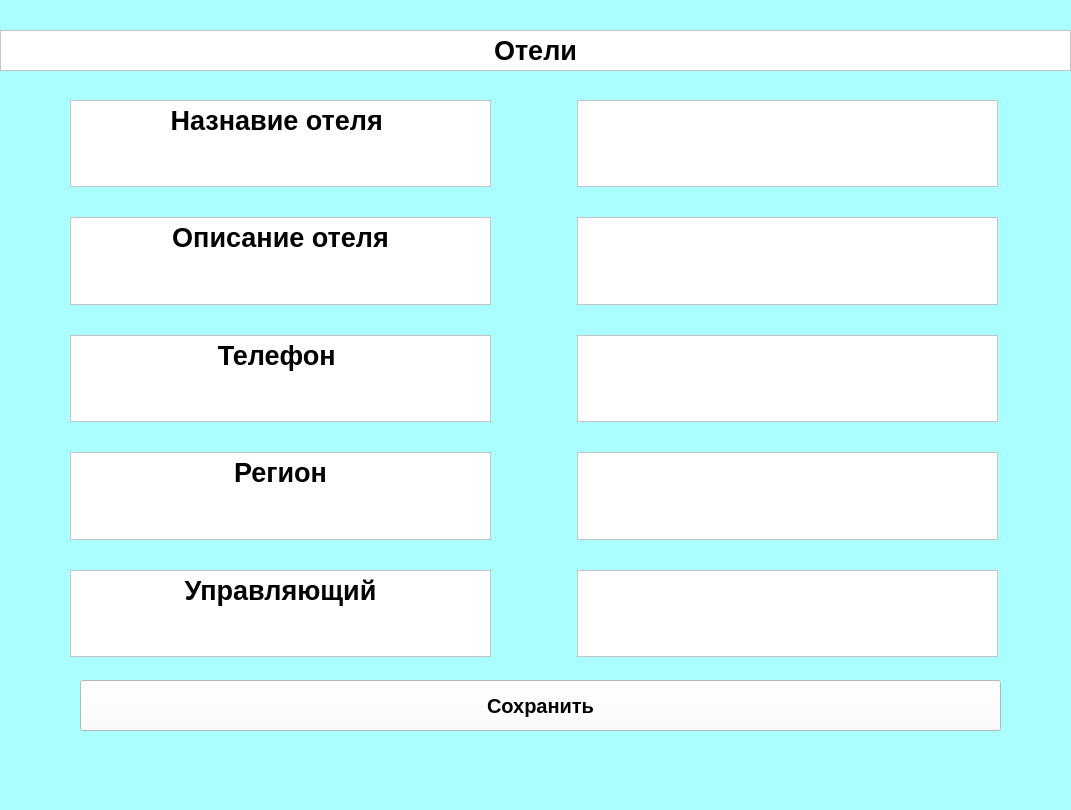
<?xml version="1.0" encoding="UTF-8"?>
<ui version="4.0">
 <class>MainWindow</class>
 <widget class="QMainWindow" name="MainWindow">
  <property name="geometry">
   <rect>
    <x>0</x>
    <y>0</y>
    <width>1071</width>
    <height>810</height>
   </rect>
  </property>
  <property name="windowTitle">
   <string>MainWindow</string>
  </property>
  <property name="styleSheet">
   <string notr="true">background-color: rgb(170, 255, 255)</string>
  </property>
  <widget class="QWidget" name="centralwidget">
   <widget class="QTextEdit" name="textEdit">
    <property name="geometry">
     <rect>
      <x>0</x>
      <y>30</y>
      <width>1071</width>
      <height>41</height>
     </rect>
    </property>
    <property name="styleSheet">
     <string notr="true">background-color: 
rgb(255, 255, 255)</string>
    </property>
    <property name="html">
     <string>&lt;!DOCTYPE HTML PUBLIC &quot;-//W3C//DTD HTML 4.0//EN&quot; &quot;http://www.w3.org/TR/REC-html40/strict.dtd&quot;&gt;
&lt;html&gt;&lt;head&gt;&lt;meta name=&quot;qrichtext&quot; content=&quot;1&quot; /&gt;&lt;style type=&quot;text/css&quot;&gt;
p, li { white-space: pre-wrap; }
&lt;/style&gt;&lt;/head&gt;&lt;body style=&quot; font-family:'MS Shell Dlg 2'; font-size:7.8pt; font-weight:400; font-style:normal;&quot;&gt;
&lt;p align=&quot;center&quot; style=&quot; margin-top:0px; margin-bottom:0px; margin-left:0px; margin-right:0px; -qt-block-indent:0; text-indent:0px;&quot;&gt;&lt;span style=&quot; font-size:20pt; font-weight:600;&quot;&gt;Отели&lt;/span&gt;&lt;/p&gt;&lt;/body&gt;&lt;/html&gt;</string>
    </property>
   </widget>
   <widget class="QPushButton" name="pushButton">
    <property name="geometry">
     <rect>
      <x>80</x>
      <y>680</y>
      <width>921</width>
      <height>51</height>
     </rect>
    </property>
    <property name="font">
     <font>
      <pointsize>15</pointsize>
      <weight>75</weight>
      <bold>true</bold>
     </font>
    </property>
    <property name="styleSheet">
     <string notr="true">background-color:rgb(255, 255, 255)</string>
    </property>
    <property name="text">
     <string>Сохранить</string>
    </property>
   </widget>
   <widget class="QWidget" name="layoutWidget">
    <property name="geometry">
     <rect>
      <x>70</x>
      <y>100</y>
      <width>421</width>
      <height>557</height>
     </rect>
    </property>
    <layout class="QVBoxLayout" name="verticalLayout">
     <property name="spacing">
      <number>30</number>
     </property>
     <item>
      <widget class="QTextEdit" name="textEdit_4">
       <property name="styleSheet">
        <string notr="true">background-color: rgb(255, 255, 255)</string>
       </property>
       <property name="html">
        <string>&lt;!DOCTYPE HTML PUBLIC &quot;-//W3C//DTD HTML 4.0//EN&quot; &quot;http://www.w3.org/TR/REC-html40/strict.dtd&quot;&gt;
&lt;html&gt;&lt;head&gt;&lt;meta name=&quot;qrichtext&quot; content=&quot;1&quot; /&gt;&lt;style type=&quot;text/css&quot;&gt;
p, li { white-space: pre-wrap; }
&lt;/style&gt;&lt;/head&gt;&lt;body style=&quot; font-family:'MS Shell Dlg 2'; font-size:7.8pt; font-weight:400; font-style:normal;&quot;&gt;
&lt;p align=&quot;center&quot; style=&quot; margin-top:0px; margin-bottom:0px; margin-left:0px; margin-right:0px; -qt-block-indent:0; text-indent:0px;&quot;&gt;&lt;span style=&quot; font-size:20pt; font-weight:600;&quot;&gt;Назнавие отеля &lt;/span&gt;&lt;/p&gt;&lt;/body&gt;&lt;/html&gt;</string>
       </property>
      </widget>
     </item>
     <item>
      <widget class="QTextEdit" name="textEdit_2">
       <property name="styleSheet">
        <string notr="true">background-color: rgb(255, 255, 255)</string>
       </property>
       <property name="html">
        <string>&lt;!DOCTYPE HTML PUBLIC &quot;-//W3C//DTD HTML 4.0//EN&quot; &quot;http://www.w3.org/TR/REC-html40/strict.dtd&quot;&gt;
&lt;html&gt;&lt;head&gt;&lt;meta name=&quot;qrichtext&quot; content=&quot;1&quot; /&gt;&lt;style type=&quot;text/css&quot;&gt;
p, li { white-space: pre-wrap; }
&lt;/style&gt;&lt;/head&gt;&lt;body style=&quot; font-family:'MS Shell Dlg 2'; font-size:7.8pt; font-weight:400; font-style:normal;&quot;&gt;
&lt;p align=&quot;center&quot; style=&quot; margin-top:0px; margin-bottom:0px; margin-left:0px; margin-right:0px; -qt-block-indent:0; text-indent:0px;&quot;&gt;&lt;span style=&quot; font-size:20pt; font-weight:600;&quot;&gt;Описание отеля&lt;/span&gt;&lt;/p&gt;&lt;/body&gt;&lt;/html&gt;</string>
       </property>
      </widget>
     </item>
     <item>
      <widget class="QTextEdit" name="textEdit_3">
       <property name="styleSheet">
        <string notr="true">background-color: rgb(255, 255, 255)</string>
       </property>
       <property name="html">
        <string>&lt;!DOCTYPE HTML PUBLIC &quot;-//W3C//DTD HTML 4.0//EN&quot; &quot;http://www.w3.org/TR/REC-html40/strict.dtd&quot;&gt;
&lt;html&gt;&lt;head&gt;&lt;meta name=&quot;qrichtext&quot; content=&quot;1&quot; /&gt;&lt;style type=&quot;text/css&quot;&gt;
p, li { white-space: pre-wrap; }
&lt;/style&gt;&lt;/head&gt;&lt;body style=&quot; font-family:'MS Shell Dlg 2'; font-size:7.8pt; font-weight:400; font-style:normal;&quot;&gt;
&lt;p align=&quot;center&quot; style=&quot; margin-top:0px; margin-bottom:0px; margin-left:0px; margin-right:0px; -qt-block-indent:0; text-indent:0px;&quot;&gt;&lt;span style=&quot; font-size:20pt; font-weight:600;&quot;&gt;Телефон &lt;/span&gt;&lt;/p&gt;&lt;/body&gt;&lt;/html&gt;</string>
       </property>
      </widget>
     </item>
     <item>
      <widget class="QTextEdit" name="textEdit_5">
       <property name="styleSheet">
        <string notr="true">background-color: rgb(255, 255, 255)</string>
       </property>
       <property name="html">
        <string>&lt;!DOCTYPE HTML PUBLIC &quot;-//W3C//DTD HTML 4.0//EN&quot; &quot;http://www.w3.org/TR/REC-html40/strict.dtd&quot;&gt;
&lt;html&gt;&lt;head&gt;&lt;meta name=&quot;qrichtext&quot; content=&quot;1&quot; /&gt;&lt;style type=&quot;text/css&quot;&gt;
p, li { white-space: pre-wrap; }
&lt;/style&gt;&lt;/head&gt;&lt;body style=&quot; font-family:'MS Shell Dlg 2'; font-size:7.8pt; font-weight:400; font-style:normal;&quot;&gt;
&lt;p align=&quot;center&quot; style=&quot; margin-top:0px; margin-bottom:0px; margin-left:0px; margin-right:0px; -qt-block-indent:0; text-indent:0px;&quot;&gt;&lt;span style=&quot; font-size:20pt; font-weight:600;&quot;&gt;Регион&lt;/span&gt;&lt;/p&gt;&lt;/body&gt;&lt;/html&gt;</string>
       </property>
      </widget>
     </item>
     <item>
      <widget class="QTextEdit" name="textEdit_6">
       <property name="styleSheet">
        <string notr="true">background-color: rgb(255, 255, 255)</string>
       </property>
       <property name="html">
        <string>&lt;!DOCTYPE HTML PUBLIC &quot;-//W3C//DTD HTML 4.0//EN&quot; &quot;http://www.w3.org/TR/REC-html40/strict.dtd&quot;&gt;
&lt;html&gt;&lt;head&gt;&lt;meta name=&quot;qrichtext&quot; content=&quot;1&quot; /&gt;&lt;style type=&quot;text/css&quot;&gt;
p, li { white-space: pre-wrap; }
&lt;/style&gt;&lt;/head&gt;&lt;body style=&quot; font-family:'MS Shell Dlg 2'; font-size:7.8pt; font-weight:400; font-style:normal;&quot;&gt;
&lt;p align=&quot;center&quot; style=&quot; margin-top:0px; margin-bottom:0px; margin-left:0px; margin-right:0px; -qt-block-indent:0; text-indent:0px;&quot;&gt;&lt;span style=&quot; font-size:20pt; font-weight:600;&quot;&gt;Управляющий&lt;/span&gt;&lt;/p&gt;&lt;/body&gt;&lt;/html&gt;</string>
       </property>
      </widget>
     </item>
    </layout>
   </widget>
   <widget class="QWidget" name="layoutWidget">
    <property name="geometry">
     <rect>
      <x>577</x>
      <y>100</y>
      <width>421</width>
      <height>557</height>
     </rect>
    </property>
    <layout class="QVBoxLayout" name="verticalLayout_2">
     <property name="spacing">
      <number>30</number>
     </property>
     <item>
      <widget class="QTextEdit" name="name">
       <property name="styleSheet">
        <string notr="true">background-color: rgb(255, 255, 255)</string>
       </property>
      </widget>
     </item>
     <item>
      <widget class="QTextEdit" name="description">
       <property name="styleSheet">
        <string notr="true">background-color: rgb(255, 255, 255)</string>
       </property>
      </widget>
     </item>
     <item>
      <widget class="QTextEdit" name="phone">
       <property name="styleSheet">
        <string notr="true">background-color: rgb(255, 255, 255)</string>
       </property>
      </widget>
     </item>
     <item>
      <widget class="QTextEdit" name="region">
       <property name="styleSheet">
        <string notr="true">background-color: rgb(255, 255, 255)</string>
       </property>
      </widget>
     </item>
     <item>
      <widget class="QTextEdit" name="manager">
       <property name="styleSheet">
        <string notr="true">background-color: rgb(255, 255, 255)</string>
       </property>
      </widget>
     </item>
    </layout>
   </widget>
  </widget>
  <widget class="QMenuBar" name="menubar">
   <property name="geometry">
    <rect>
     <x>0</x>
     <y>0</y>
     <width>1071</width>
     <height>26</height>
    </rect>
   </property>
  </widget>
  <widget class="QStatusBar" name="statusbar"/>
 </widget>
 <resources/>
 <connections/>
</ui>
